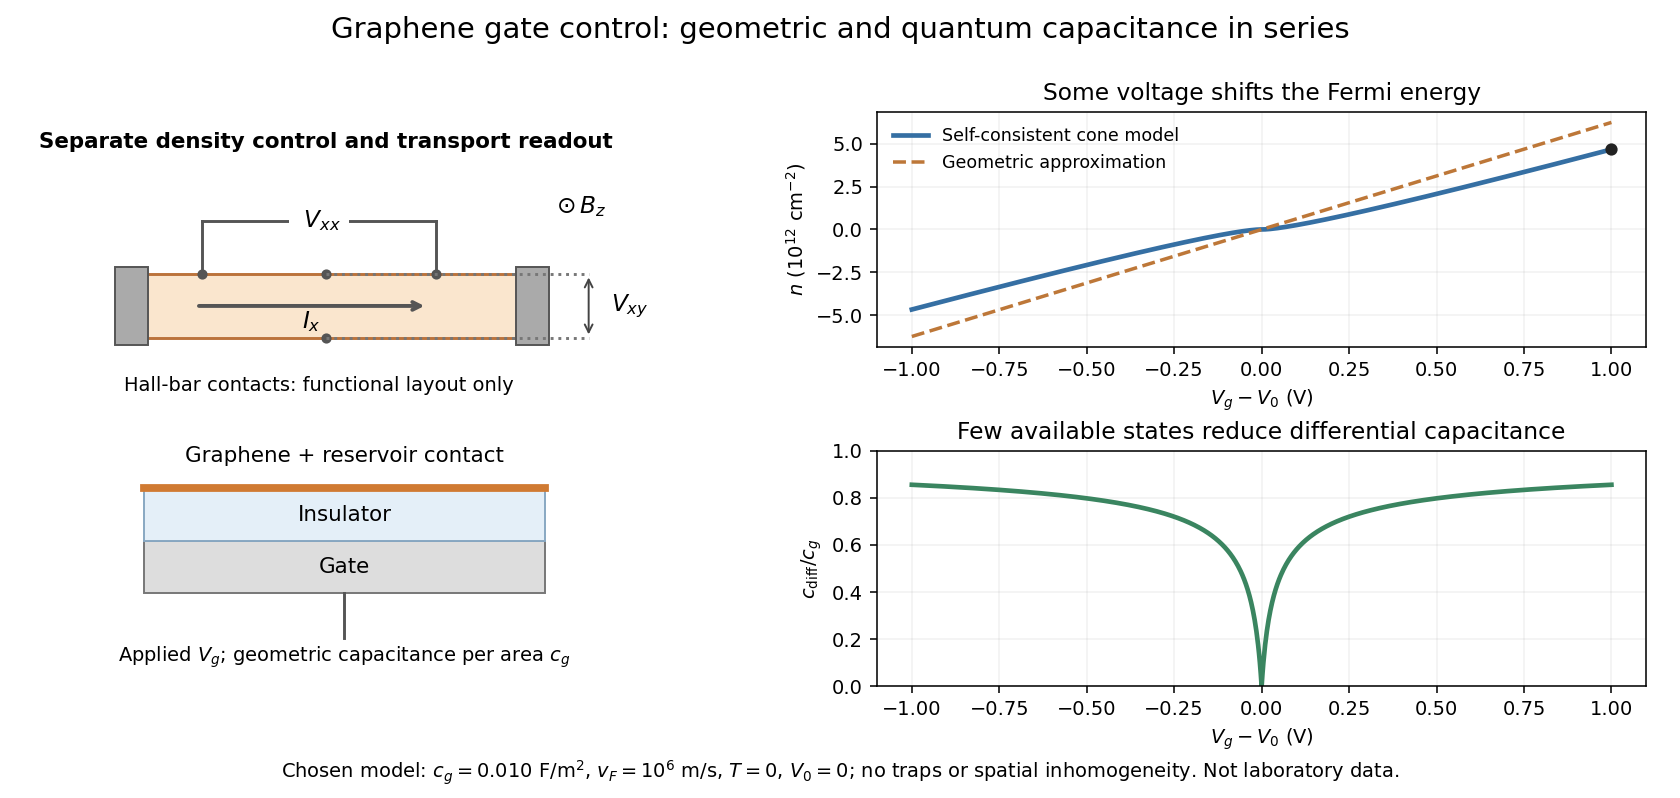

Here is the Python script that generated this plot:
"""Original functional gate/readout diagram and stipulated zero-temperature model."""
from pathlib import Path
import numpy as np
import matplotlib.pyplot as plt
from matplotlib.patches import Rectangle

e=1.602176634e-19;hbar=6.62607015e-34/(2*np.pi);v=1e6;cg=.010
V=np.linspace(-1,1,801);alpha=e**3/(np.pi*(hbar*v)**2*cg)
u=2*np.abs(V)/(1+np.sqrt(1+4*alpha*np.abs(V)))
n=np.sign(V)*e**2*u**2/(np.pi*(hbar*v)**2)
cq=2*e**3*u/(np.pi*(hbar*v)**2);cdiff=cg*cq/(cg+cq)
fig=plt.figure(figsize=(12,5.7),dpi=140,facecolor='white');gs=fig.add_gridspec(2,2,width_ratios=[.95,1.18],hspace=.44,wspace=.31)
ax=fig.add_subplot(gs[:,0]);ax.set(xlim=(-.7,7.8),ylim=(-.1,7));ax.axis('off')
ax.text(3.2,6.55,'Separate density control and transport readout',ha='center',fontsize=11,weight='bold')
ax.add_patch(Rectangle((.5,4.2),5.5,.8,facecolor='#fae6ce',edgecolor='#bb733b',lw=1.5))
for x in [.3,5.8]:ax.add_patch(Rectangle((x,4.12),.45,.96,facecolor='#aaa',edgecolor='#555'))
for x in [1.5,4.7]:
    ax.plot([x,x],[5,5.65],color='#555');ax.scatter([x],[5],s=18,c='#555')
ax.plot([1.5,4.7],[5.65,5.65],color='#555');ax.text(3.1,5.65,r' $V_{xx}$ ',ha='center',va='center',bbox=dict(facecolor='white',edgecolor='none'),fontsize=12)
for yy in [4.2,5]:
    ax.plot([3.2,6.8],[yy,yy],color='#777',ls=':');ax.scatter([3.2],[yy],s=18,c='#555')
ax.text(6.7,5.75,r'$\odot\,B_z$',ha='center',fontsize=12)
ax.annotate('',(6.8,5),(6.8,4.2),arrowprops=dict(arrowstyle='<->',color='#444'))
ax.text(7.1,4.6,r'$V_{xy}$',va='center',fontsize=12)
ax.annotate('',(4.6,4.6),(1.4,4.6),arrowprops=dict(arrowstyle='->',lw=2,color='#555'))
ax.text(3,4.33,r'$I_x$',ha='center',fontsize=12)
ax.text(3.1,3.55,'Hall-bar contacts: functional layout only',ha='center',fontsize=10)
ax.add_patch(Rectangle((.7,1.05),5.5,.65,facecolor='#ddd',edgecolor='#777'))
ax.add_patch(Rectangle((.7,1.7),5.5,.65,facecolor='#e4eff8',edgecolor='#88a8c2'))
ax.plot([.7,6.2],[2.35,2.35],color='#d07a32',lw=4)
ax.text(3.45,2.67,'Graphene + reservoir contact',ha='center',fontsize=11)
ax.text(3.45,2.02,'Insulator',ha='center',va='center',fontsize=11)
ax.text(3.45,1.37,'Gate',ha='center',va='center',fontsize=11)
ax.plot([3.45,3.45],[1.05,.5],color='#555');ax.text(3.45,.20,r'Applied $V_g$; geometric capacitance per area $c_g$',ha='center',fontsize=10)
ax2=fig.add_subplot(gs[0,1]);ax2.plot(V,n/1e16,color='#356fa3',lw=2.4,label='Self-consistent cone model')
ax2.plot(V,cg*V/e/1e16,'--',color='#bd7738',lw=1.8,label='Geometric approximation')
ax2.scatter([1],[n[-1]/1e16],s=28,color='#222',zorder=4)
ax2.set(xlabel=r'$V_g-V_0$ (V)',ylabel=r'$n$ ($10^{12}$ cm$^{-2}$)',title='Some voltage shifts the Fermi energy');ax2.legend(fontsize=9,loc='upper left',frameon=False);ax2.grid(alpha=.17)
ax3=fig.add_subplot(gs[1,1]);ax3.plot(V,cdiff/cg,color='#3a8560',lw=2.4)
ax3.set(xlabel=r'$V_g-V_0$ (V)',ylabel=r'$c_{\rm diff}/c_g$',ylim=(0,1),title='Few available states reduce differential capacitance');ax3.grid(alpha=.17)
fig.suptitle('Graphene gate control: geometric and quantum capacitance in series',fontsize=15,y=.98)
fig.text(.5,.025,r'Chosen model: $c_g=0.010$ F/m$^2$, $v_F=10^6$ m/s, $T=0$, $V_0=0$; no traps or spatial inhomogeneity. Not laboratory data.',ha='center',fontsize=10)
fig.subplots_adjust(left=.025,right=.98,bottom=.14,top=.86)
fig.savefig(Path.cwd()/Path(__file__).with_suffix('.png').name,facecolor='white')
